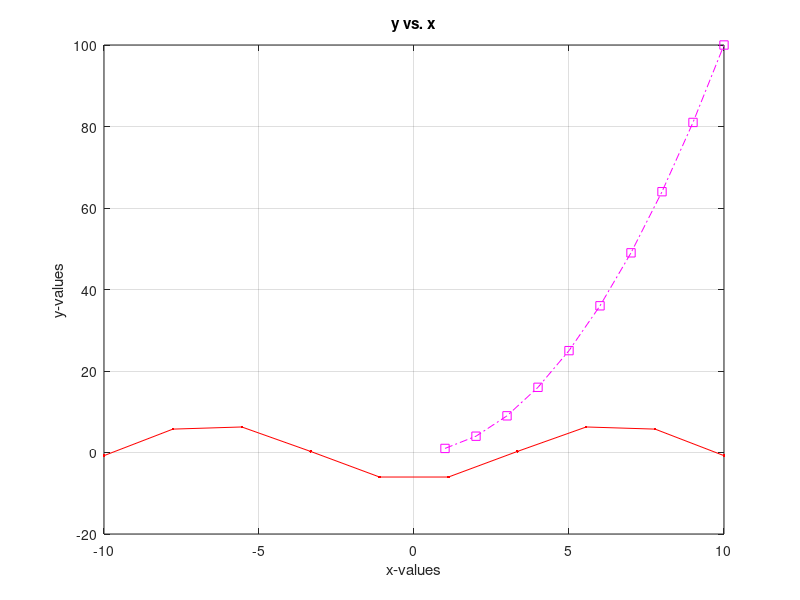
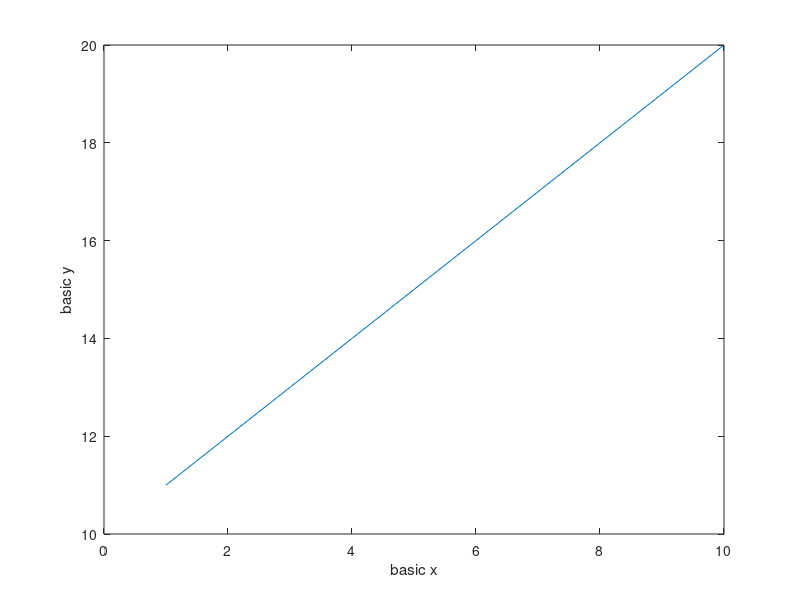

Here is the MATLAB script that generated these plots, in order: (Note: this script raises an error after producing the figures.)
% MATLAB CRASH COURSE - Zero to Hero
% youtube.com/c/PhilsBeginnerCode
% Link to the Livestream: https://www.youtube.com/watch?v=UrYOiJwL47g
% 2hr video covering same topics: https://www.youtube.com/watch?v=EtUCgn3T9eE&t=45s

%%%%% TOPICS COVERED
% 1. Using the Command Window
% 2. Tour of Integrated Development Environment (IDE)
% 3. Variables & Datatypes
% 4. Basic Arithmatic
% 5. Linear Algebra Review w/ Matrices & Arrays
% 5.1 Function Anatomy with Matrices
% 5.2 MATLAB Installation & Toolboxes, range()
% 6. Indexing
% 7. EXAMPLE - max and min of f(x), plug in f(-10)
% 8. Anonymous Functions
% 9. Getting Help
% 10. Plotting Basics
% 11. Types of Plots
% 12. Programming Best Practices (naming conventions, learning)
% 13. Logic and Conditional Statements
% 14. If Statements
% 15. Switch Statements
% 16. For Loops
% 17. While Loops
% 18. User-defined Functions
% 19. File Structure w/ Functions
% 20. Pro/Con of MATLAB in the Coding World
%%%%%%%%%%%%% ADVANCED %%%%%%%%%%%%%%
% 21. Structures
% 22. Debugger
% 23. Scope (local vs. global)
% Probability and Random Numbers 
% Curve Fitting w/ Polyfit Polyval
% Image Processing
% Integrals & Derivatives
% Animate a Moving Cosine curve (make .mp4)
% EXAMPLE - Tank Game
% EXAMPLE - Scatter Plots
% EXAMPLE - Probability Game
 
%% DataTypes
% Datatypes are the various kinds of data you will encounter
% it's how the computer 'sees' information
% double --> stores number like 1.2 and -800
% string --> stores words like "Happy" and "Day"
% character --> stores individual characters like 't' and 'w'
% boolean --> stores true/false as 1 and 0

clc, clearvars, close all

x=7; % double
name = "emily and jake"; % string
bunchletters = 'tslu'; % character
isitWinter = 0; % boolean (0 = false, 1 = true) 

%% Basic Algebra
% force order of operations with ()
% pretty straightforward with + - / * ^ sqrt(), exp(), pi, etc.
clc, clearvars


equ = 2 + 9^2 - 8^(1/2);
equ2 = 2 + 9^2 - sqrt(8);

test = 8*exp(9); % 8e^9 (with decay constant)

%% Matrices and Arrays
clc, clearvars, format compact 

A = [98, 10, 20, 300]; %4*1
B = [3;4; 12; 100; 20];
C = [69, 420; 420 69];
D = [68, 419;
    421, 70];
E = linspace(20,25); % 100 evenly spaced values between 20 and 25
F= 78:100; % from 78 to 100 by 1 (default)
G= F';
H = D';
I=det(C); % determinant of a square matrix

%help linspace; get help by typing 'help linspace' in command window
J = linspace(69,420,10);
K = 1:2:10;
% Array = nx1 or 1xn
% Matrix = nxn


%% LINEAR ALGEBRA
clc, clearvars, clear all, format compact

A=rand(2,2);
%rand gives random numbers between 0 and 1, for a specified matrix size
C=2;
A+C; % vector + scalar
B=10*rand(2,2); % random nums between 0 and 10
A*B;
%order of multiplication matters for matrix multiplication

% Elementwise Operations (NOT linear algebra rules)
month = 1:12;
% the above defines a variable named month as an array that begins at 1, and adds 1 up
% to 12
sales = rand(1,12);
% defines sales as a random array of 12 values between 0 and 1
% month*sales would give an error, because matrix dimensions don't agree
month.*sales;
%by adding a dot, you can make it work by overriding order of operations

% let's say we want to solve values for y=x^2+4. first need to define some
% VALUES
x = linspace(-10,10);
y=x.^2+4;
% define a domain, and then use that to solve your given eq. use dots to do
% the element-wise approach before an operation
plot(x,y)

%% Indices
clc, clearvars, clear all, format compact

StringArray=["Thomas", "River","Dasan"]; %numbered from 1 logically in matlab

D=eye(7); %7x7 identity matrix (1s on diagonal, otherwise 0s)
D(3,3) %output: Third row, third column 

A = rand(7)*200; %7x7 matrix of numbers from 0 to 200
B=linspace(A(3,3), A(1,1));%100 even steps between two random numbers from the Matrix A

selection = randi(3,1); %1x1 array of random numbers from 1 to 3
Winner=StringArray(selection)


%% Plotting
clc, clearvars, close all % close all closes plot figures

figure(1)
x = linspace(-10,10,10);
y = 7*cos(8*x);
f = 1:10; 
g = f.^2; 
plot(x,y,'.-r'), hold on 
plot(f,g,'ms-.')
title("y vs. x")
xlabel("x-values")
ylabel("y-values")
grid on

figure(2)
plot([1:10],[11:20])
xlabel('basic x'),ylabel('basic y')

%% booleans
% the trues and falses of code
% true = 1, false = 0. MATLAB calls these LOGICALS
clc, clearvars, close all
 x = 20;
 y = 17; 
 z = 84;

 x > y % is X greater than Y
 x == y % is X equal to Y
 x ~= y % is X not equal to Y

 % and  is &
 % or is |
 x>y & z >y
 x>y | z >y
 x>y | z==y

%% If Else Statements
clc,clearvars,close all
x = 202; 
y = 202;
if (x > y) % first check if x is greater than x
    disp("X is larger than Y")
elseif(x < y) % then check if x is less than x
    disp("X is the smaller one")
else % the 'catch all' if the above if's are false
    disp("X equals to Y")
end

% Switch Statements
x = 101; 
switch(x) % check x equals to certain value 
    case(10) % equivalent to x == 10
        disp("x is greater than 10")
    otherwise % if no cases are met
        disp("not the situation")
end
% Editor can find a tool named as smart indent

%% For Loops
% When you want to repeat actions a specific number of times
clc, clearvars, clear all, format compact

% basic
for i=1:10 %iterate over i from 1 to ten
    disp(i) %iterative output: value of i
end

% little better
X=linspace(0,200);

for i=1:10 %iterate over i from 1 to ten
    disp(X(i)) %iterative output: value of the corresponding value in X
end

% best
for i=1:length(X) %iterate over i from 1 to the number of elements in X
    disp(X(i)) %iterative output: value of the corresponding value in X
end

% Nested if statement within a For Loop
Y=linspace(0,200,200);
for i=1:length(Y)
    value=Y(i); %take i-th value of Y
    
    if value > 5 %condition
        disp("yes, greater than!") %output if condition is met
    end
end

%% while loop 
% keep looping until a condition is FALSE
% no automatic indexing

x = 5; y = 10;
while (x < y) % the actions are performed if this is true
    disp("x less y")
    x = x + 1; % important for keeping the loop from running infinitely
    
    % String Manipulation
    out_string = strcat("x is ", string(x)); %can use num2str(x) instead of str(x)
    disp(out_string)

    out_string1 = strcat("y is ", string(y));
    disp(out_string1)
end % if the conditional statement is FALSE, break out of loop and continue on

%% string and character manipulation minipulation.
clc,clearvars, clear all, format compact
c1 = 'river'
c2 = ' was right'
s1 = "river"
s2 = " was right"

% Concatenate means 'to bring together'
combined_chars = strcat(c1, c2) % string concatenation (works with characters too)

combined_strings = s1 + s2
combined_strings2 = strcat(s1, s2)

combined_chars(1:3) % many chars to index through
combined_strings(1) % whole string is 1 unit here

%% check if a number is prime?
% a harder bit of code than you'd think...
% create a separate .m file called --> isitPrime.m
% store the .m file in the same folder as this script
% make sure you the folder than contains both files is your current folder
% on the left panel
clc,clearvars, clear all, format compact

N = 71;
isitPrime(N)

N_array = 40:90;
listofPrimes = []; % define an empty matix
j = 0; % count of how many primse we have

for i = 1:length(N_array)
    if isitPrime(N_array(i)) == 1
        j = j + 1;
        listofPrimes(j) = N_array(i); % store current number
    end
end

disp(" ")
disp("Prime numbers are: ")
disp(listofPrimes)

%% Alternative Method to above
clc, clearvars

listofPrimes = [];
N_array = 40:90;

for i = N_array % go thru the values in N_array
    if isitPrime(i) == 1
        listofPrimes(end+1) = i;
    end
end

disp(" ")
disp("Prime numbers are: ")
disp(listofPrimes)







